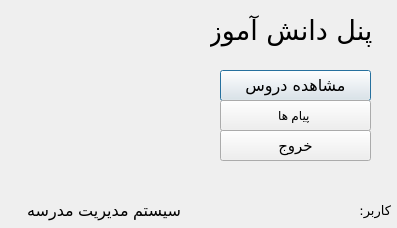
<?xml version="1.0" encoding="UTF-8"?>
<ui version="4.0">
 <class>Dialog</class>
 <widget class="QDialog" name="Dialog">
  <property name="geometry">
   <rect>
    <x>0</x>
    <y>0</y>
    <width>397</width>
    <height>228</height>
   </rect>
  </property>
  <property name="windowTitle">
   <string>Dialog</string>
  </property>
  <widget class="QLabel" name="deputy_panel">
   <property name="geometry">
    <rect>
     <x>210</x>
     <y>10</y>
     <width>171</width>
     <height>41</height>
    </rect>
   </property>
   <property name="font">
    <font>
     <family>B Nazanin</family>
     <pointsize>20</pointsize>
    </font>
   </property>
   <property name="text">
    <string> پنل دانش آموز</string>
   </property>
  </widget>
  <widget class="QPushButton" name="course">
   <property name="geometry">
    <rect>
     <x>220</x>
     <y>70</y>
     <width>151</width>
     <height>31</height>
    </rect>
   </property>
   <property name="font">
    <font>
     <family>B Nazanin</family>
     <pointsize>12</pointsize>
    </font>
   </property>
   <property name="text">
    <string>مشاهده دروس</string>
   </property>
  </widget>
  <widget class="QPushButton" name="exit">
   <property name="geometry">
    <rect>
     <x>220</x>
     <y>130</y>
     <width>151</width>
     <height>31</height>
    </rect>
   </property>
   <property name="font">
    <font>
     <family>B Nazanin</family>
     <pointsize>11</pointsize>
    </font>
   </property>
   <property name="text">
    <string>خروج</string>
   </property>
  </widget>
  <widget class="QPushButton" name="mess">
   <property name="geometry">
    <rect>
     <x>220</x>
     <y>100</y>
     <width>151</width>
     <height>31</height>
    </rect>
   </property>
   <property name="text">
    <string>پیام ها </string>
   </property>
  </widget>
  <widget class="QLabel" name="label_2">
   <property name="geometry">
    <rect>
     <x>10</x>
     <y>-20</y>
     <width>201</width>
     <height>231</height>
    </rect>
   </property>
   <property name="text">
    <string/>
   </property>
   <property name="pixmap">
    <pixmap>sms.jpg</pixmap>
   </property>
  </widget>
  <widget class="QLabel" name="label">
   <property name="geometry">
    <rect>
     <x>10</x>
     <y>180</y>
     <width>171</width>
     <height>61</height>
    </rect>
   </property>
   <property name="font">
    <font>
     <pointsize>12</pointsize>
    </font>
   </property>
   <property name="text">
    <string>سیستم مدیریت مدرسه</string>
   </property>
  </widget>
  <widget class="QLabel" name="user">
   <property name="geometry">
    <rect>
     <x>220</x>
     <y>190</y>
     <width>171</width>
     <height>41</height>
    </rect>
   </property>
   <property name="font">
    <font>
     <family>B Nazanin</family>
     <pointsize>10</pointsize>
    </font>
   </property>
   <property name="text">
    <string>کاربر: </string>
   </property>
  </widget>
 </widget>
 <resources/>
 <connections/>
</ui>
